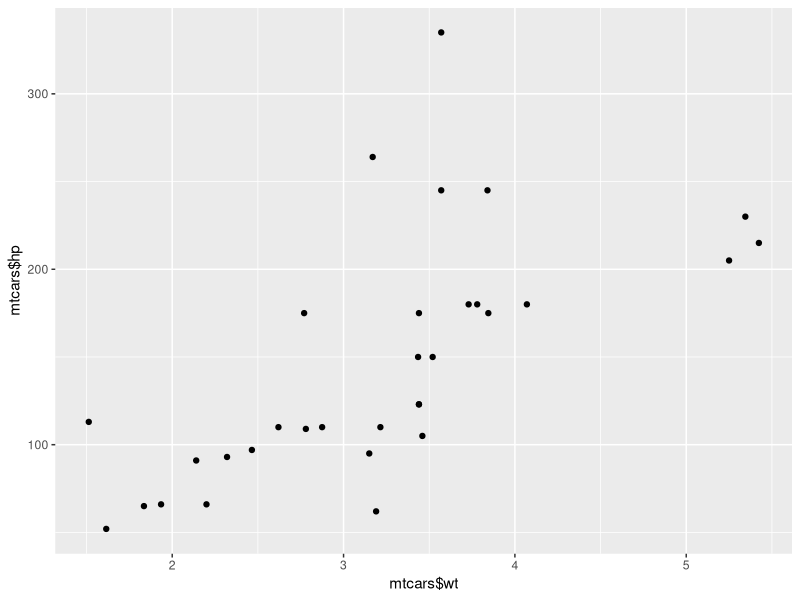

This figure's R source:
## ---- chunk 1

# Consult the documentation on the mean() function
?mean

# Inspect the arguments of the mean() function
args(mean)


## ---- chunk 2
# The linkedin and facebook vectors have already been created for you
linkedin <- c(16, 9, 13, 5, 2, 17, 14)
facebook <- c(17, 7, 5, 16, 8, 13, 14)

# Calculate average number of views
avg_li <- mean(linkedin)
avg_fb <- mean(facebook)

# Inspect avg_li and avg_fb
avg_li
avg_fb

## ---- chunk 3
# The linkedin and facebook vectors have already been created for you
linkedin <- c(16, 9, 13, 5, 2, 17, 14)
facebook <- c(17, 7, 5, 16, 8, 13, 14)

# Calculate the mean of the sum
avg_sum <- mean(linkedin + facebook)

# Calculate the trimmed mean of the sum
avg_sum_trimmed <- mean(linkedin + facebook, trim = 0.2)

# Inspect both new variables
avg_sum
avg_sum_trimmed
## ---- chunk 4
# The linkedin and facebook vectors have already been created for you
linkedin <- c(16, 9, 13, 5, NA, 17, 14)
facebook <- c(17, NA, 5, 16, 8, 13, 14)

# Basic average of linkedin
mean(linkedin)

# Advanced average of linkedin
mean(linkedin, na.rm = TRUE)
## ---- chunk 5
# The linkedin and facebook vectors have already been created for you
linkedin <- c(16, 9, 13, 5, NA, 17, 14)
facebook <- c(17, NA, 5, 16, 8, 13, 14)

# Calculate the mean absolute deviation
mean(abs(linkedin - facebook), na.rm = TRUE)
## ---- chunk 6
# Create a function pow_two()
pow_two <- function(x){
  return(x^2)
}


# Use the function
pow_two(12)

# Create a function sum_abs()
sum_abs <- function(num1, num2){
  return(abs(num1) + abs(num2))
}


# Use the function
sum_abs(-2, 3)
## ---- chunk 7
# Define the function hello()
hello <- function(){
  print("Hi there!")
  return(TRUE)
}




# Call the function hello()
hello()
## ---- chunk 8
# Finish the pow_two() function
# TODO: Add print_info = TRUE argument and wrap the print statement with if statement
pow_two <- function(x, print_info = TRUE) {
  y <- x ^ 2
  if (print_info){
    print(paste(x, "to the power two equals", y))
  }
  return(y)
}

## ---- chunk 9
# The linkedin and facebook vectors have already been created for you

# Define the interpret function
interpret <- function(num_views) {
  if (num_views > 15) {
    print("You're popular!")
    return (num_views)
  } else {
  print("Try to be more visible!")
  return (0)
  }
}

# Call the interpret function twice
interpret(linkedin[1])
interpret(facebook[3])
## ---- chunk 10
# The linkedin and facebook vectors have already been created for you
linkedin <- c(16, 9, 13, 5, 2, 17, 14)
facebook <- c(17, 7, 5, 16, 8, 13, 14)

# The interpret() can be used inside interpret_all()
interpret <- function(num_views) {
  if (num_views > 15) {
    print("You're popular!")
    return(num_views)
  } else {
    print("Try to be more visible!")
    return(0)
  }
}

# Define the interpret_all() function
# views: vector with data to interpret
# return_sum: return total number of views on popular days?
interpret_all <- function(views, return_sum = TRUE) {
  count <- 0

  for (v in views) {
    count <- count + interpret(v)
  }

  if (return_sum) {
    return (count)

  } else {
    return(NULL)
  }
}

# Call the interpret_all() function on both linkedin and facebook
interpret_all(linkedin)
interpret_all(facebook)
## ---- chunk 11
# Load the ggplot2 package
library(ggplot2)

# Retry the qplot() function
qplot(mtcars$wt, mtcars$hp)

# Check out the currently attached packages again
search()
